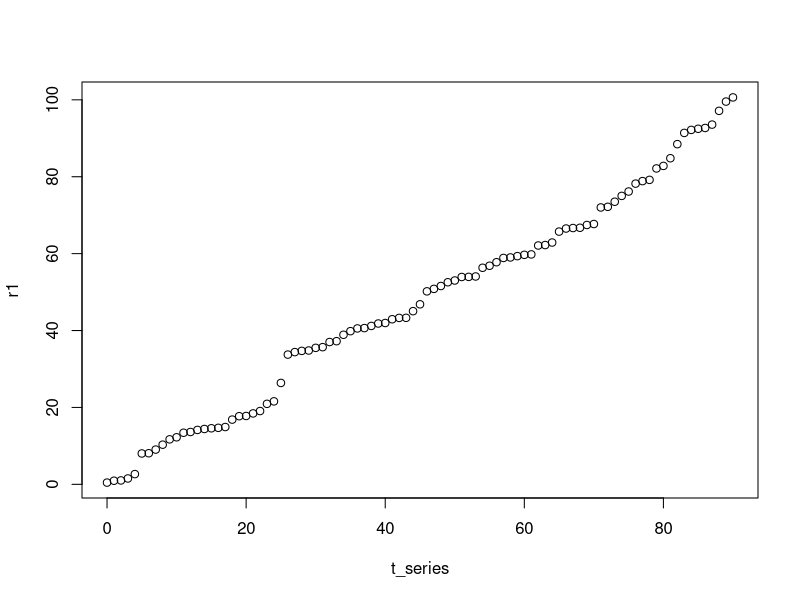

Generate this figure with R:
## ---- chunk 1
rpoisson <- function(Tmax = NULL, Nmax = NULL, lambda) {
    
    # we can have both NULL or both set at the same time.
    if ( !xor(is.null(Tmax), is.null(Nmax)) ) stop("Need to set one (and only one) of Nmax or Tmax")
    
    t = 0
    k = 0
    S = vector()
    
    while (T) {
        r <- runif(1)
        t <- t - log(r) / lambda
        k <- k + 1
        S <- c(S, t)
        
        if (!is.null(Tmax) && (t >= Tmax)) break;
        if (!is.null(Nmax) && (length(S) >= Nmax)) break;
    }
    
    (S)
}
## ---- chunk 2
#r1<-rpoisson(Tmax=10,lambda=1)
tmax=100
r1<-rpoisson(Tmax=tmax,lambda=1)
#t_series <- seq(0,max(r1), by = max(r1)/tmax)
t_series <- seq(0,length(r1)-1,1)
plot(t_series,r1)
